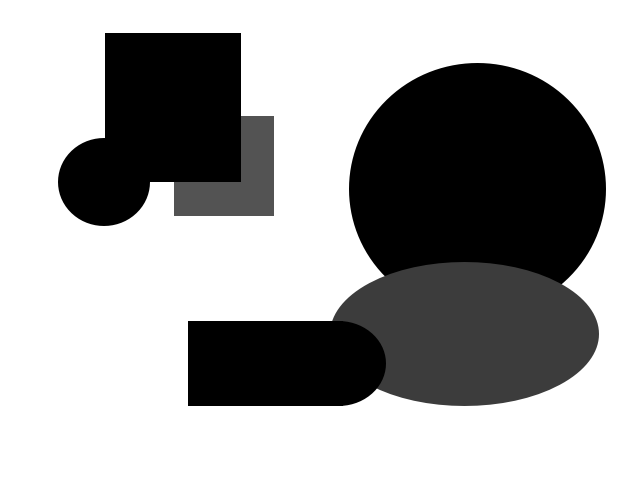
#> input picture Pics/occlusion.png, 640 x 480 px
$ python main2.py   (older library calls are emulated)
#> lines starting #> are read from the running program, lines starting #| are printed output that depends on the picture
# Author: David Klee
# Date  : 9/2/18
#

import os
import numpy as np
import matplotlib.image as mpimg
import matplotlib.pyplot as plt
from scipy import ndimage
import scipy.misc
from skimage import feature
from skimage import measure
from skimage import util
import time

def getIMG(name="circle.png"):
#> called with name = 'occlusion.png'
	filename = os.path.join(os.getcwd(), "Pics/"+name)
	img = mpimg.imread(filename)
#> img is the input picture: shape (480, 640, 4) float32; mean R, G, B, A 0.64, 0.64, 0.64, 1
	return img

def testImage(mode='none',m=0.0,v=0.01,d=0.05,name='circle.png'):
	# mode = "gaussian" => specify mean (m) and var (v)
	# mode = "s&p" => specify density (d)
	# mode = "speckle" => specify variance (v)
	img = getIMG(name=name)[:,:,0]
#> img: shape (480, 640) float32
	if mode == 'gaussian' or mode == 'speckle':
		noisy = util.random_noise(img,mode=mode,mean=m,var= v)
	elif mode == "s&p":
		noisy = util.random_noise(img,mode=mode,amount=d)
	else:
		noisy = img
	return noisy

def sobelOp(img):
	Kx = np.array([[1.0,0,-1.0], [2.0,0.0,-2.0], [1.0,0.0,-1.0]])
	Ky = np.array([[1.0,2.0,1.0], [0.0,0.0,0.0], [-1.0,-2.0,-1.0]])
	Gx = ndimage.convolve(img,Kx,mode='nearest')
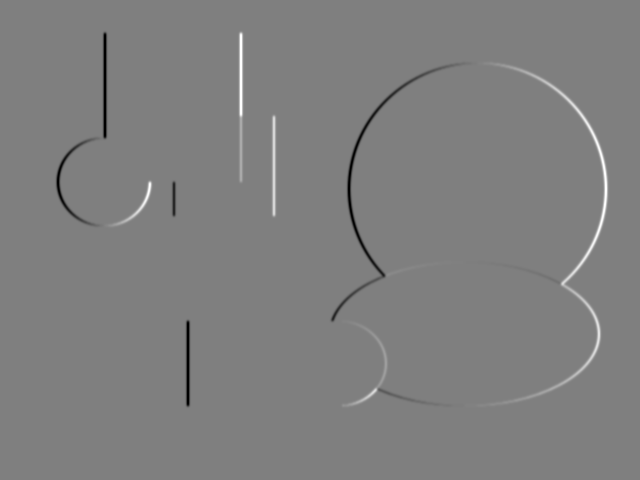
#> Gx: shape (480, 640) float64; min -2.56, max 2.56, mean 4.11e-19; drawn with min black and max white
	Gy = ndimage.convolve(img,Ky,mode='nearest')
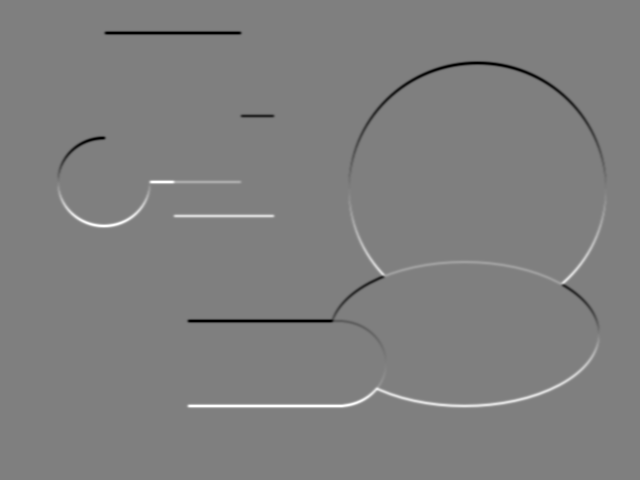
#> Gy: shape (480, 640) float64; min -2.56, max 2.56, mean -4.92e-20; drawn with min black and max white
	edges = np.sqrt(np.multiply(Gx,Gx)+np.multiply(Gy,Gy))
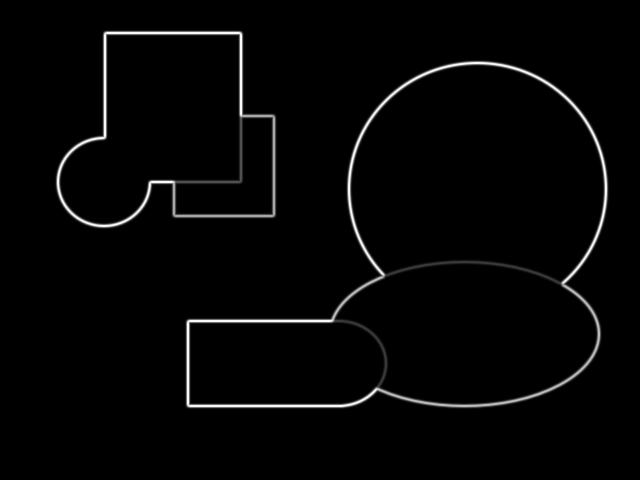
#> edges: shape (480, 640) float64; min 0, max 2.63, mean 0.0564; drawn with min black and max white
	edges = edges/np.max(edges)
	gradients = np.arctan2(Gy,Gx)
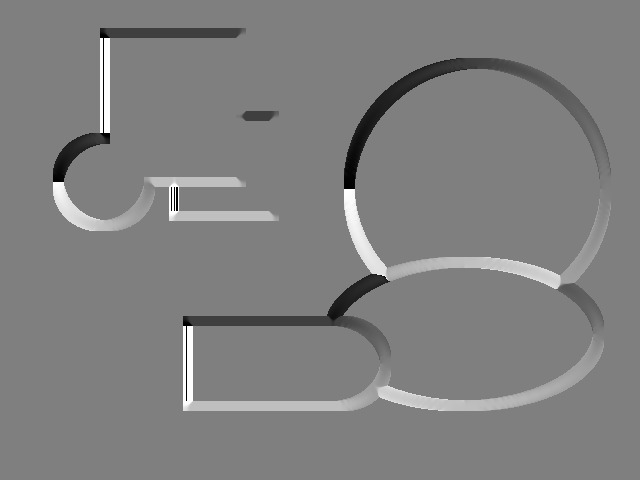
#> gradients: shape (480, 640) float64; min -3.14, max 3.14, mean 0.0196; drawn with min black and max white
	return edges, gradients

# [5 lines left out: function get_vec, not called in this run]

def gaussianFilter(img,sigma=1.0):
	return ndimage.filters.gaussian_filter(img,sigma)

# [10 lines left out: function angleDiff, not called in this run]

def edgeSniffer(edges,grouping=30,style='absolute'):
	#take an image of edge likelihoods
	# finds the best edge candidate in a section of grouping^2 pixels
	# returns a list of indices
#> called with grouping = 200, style = 'absolute'
	w,h = edges.shape
#> w = 480; h = 640
	dividend = h//grouping
#> dividend = 3
	remainder = h%grouping
#> remainder = 40
	g = grouping
	trimmed = edges[:w-w%g,:h-h%g]
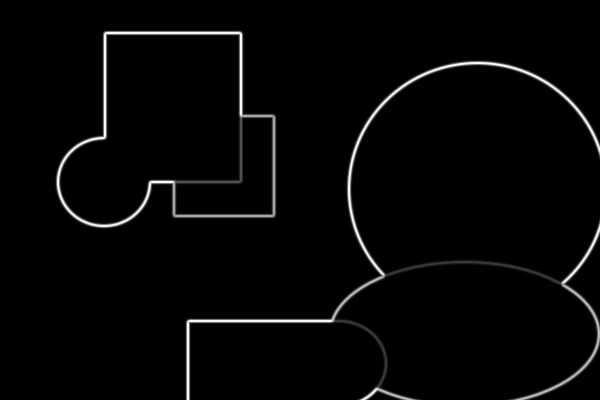
#> trimmed: shape (400, 600) float64; min 0, max 1, mean 0.0231
	tw,th = trimmed.shape
#> tw = 400; th = 600
	sections =  np.array(np.hsplit(
					np.concatenate(
						np.split(trimmed,w//g),
							axis=1),(w//g)*(h//g)))
	a,b,c = sections.shape
#> a = 6; b = 200; c = 200
	sections = sections.reshape(a,b*c)
	if style == 'absolute':
		maxes = np.amax(sections,axis=1)
#> maxes = [0.996, 1, 1, 0.995, 1, 1]
		argmaxes = np.argmax(sections,axis=1)
#> argmaxes = [39661, 29356, 29398, 4688, 6356, 6398]
	elif style == 'relative':
		maxes = np.empty(a)
		argmaxes = np.empty(a,dtype=int)
		ind_range = np.arange(b*c,dtype=int)
		for i,s in enumerate(sections):
			sum_val = np.sum(s)
			if sum_val > 0.0:
				argmaxes[i] = np.random.choice(ind_range,size=1,p=s/sum_val)
			else:
				argmaxes[i] = 0
			maxes[i] = s[argmaxes[i]]

	offsets = np.arange(argmaxes.size)
#> offsets = [0, 1, 2, 3, 4, 5]
	indices = np.empty((a,2),dtype=int)
	indices[:,0] = g*(offsets[:]//(h//g)) + argmaxes[:]//g
	indices[:,1] = g*(offsets[:]%(h//g)) + argmaxes[:]%g

	#could use thresholding in the future
	indices = indices[np.where(maxes > 0.1)]
#> indices = [[198, 61], [146, 356], [146, 598], [223, 88], [231, 356], [231, 598]]

	return indices

class basicCurve(object):
	# [345 lines left out: functions __init__, reseed, updateArchive, revertToArchive, propagate, expand and 16 more, not called in this run]

	def determineShape(self):
		print('i dont know what i am')

	# [33 lines left out: functions getAOIs, selectAOI, not called in this run]

class extCurve(basicCurve):
	# [79 lines left out: functions __init__, propagate, growTail, expand, getAllPaths, not called in this run]

if __name__ == "__main__":
	name = "simple_shapes.png"
	name = 'occlusion.png'
	# name = 'ellipses.png'
	img = testImage(mode='gaussian',v=0.0,name=name)
	img = gaussianFilter(img)
	edges,gradients = sobelOp(img)
	curve_map = np.zeros(edges.shape)
	plt.figure(figsize=(10,6))
	plt.imshow(edges,cmap='gray')
	plt.autoscale(False)
	plt.tight_layout()

	seeds = edgeSniffer(edges,grouping=200,style='absolute')
#> seeds has the same summary as indices in edgeSniffer
	# seed = (130,140)

	paths = []

	seed_id = 1
#> (the run stopped early here; a loop or call above may not have finished)

$ run again, with Pics/ellipses.png copied over Pics/occlusion.png
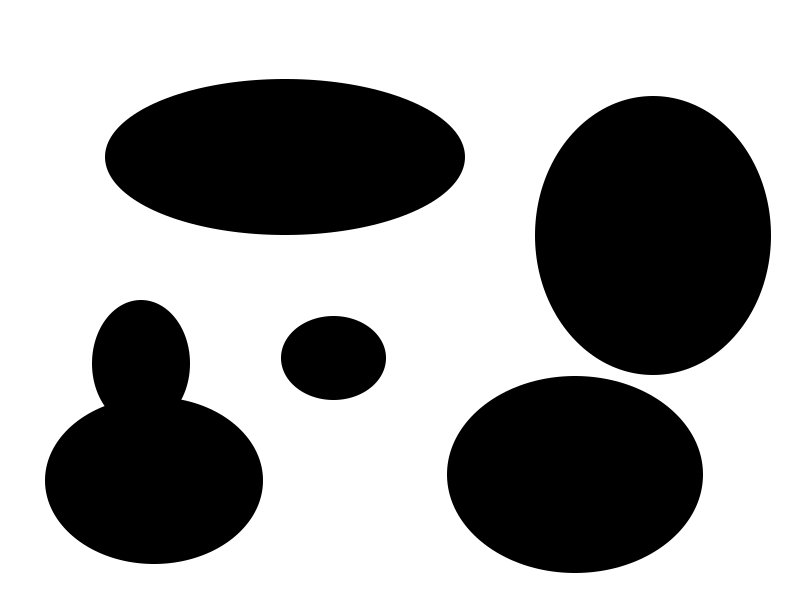
#> input picture Pics/ellipses.png, 800 x 600 px
#> in getIMG, img is the input picture: shape (600, 800, 4) float32; mean R, G, B, A 0.627, 0.627, 0.627, 1
#> img: shape (600, 800) float32
#> in sobelOp, `edges = np.sqrt(np.multiply(Gx,Gx)+np.multiply(Gy,Gy))`:
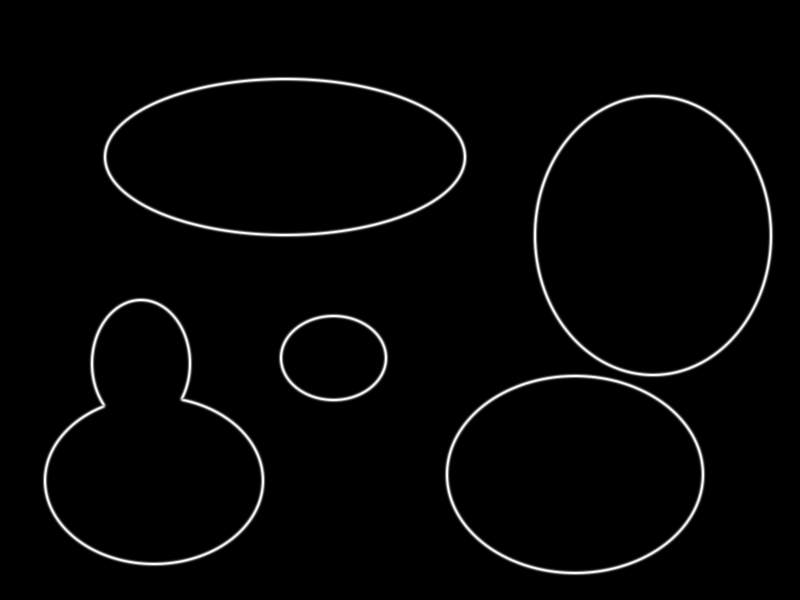
#> edges: shape (600, 800) float64; min 0, max 2.63, mean 0.0575; drawn with min black and max white
#> in sobelOp, `gradients = np.arctan2(Gy,Gx)`:
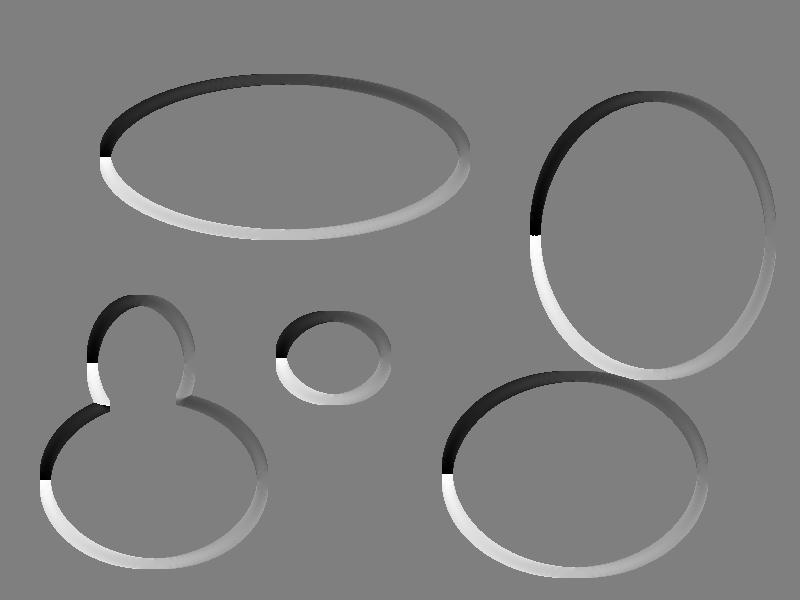
#> gradients: shape (600, 800) float64; min -3.14, max 3.14, mean -0.000813; drawn with min black and max white
#> maxes = [1, 0.998, 1, 1, 1, 1, 1, 1, 1, 1, 1, 1]
#> argmaxes = [18977, 19195, 36743, 37363, 3977, 23912, 16942, 16963, 11848, 11859, 9651, 9698]
#> in edgeSniffer, `indices = indices[np.where(maxes > 0.1)]`: indices = [[94, 177], [95, 395], [183, 543], [186, 763], [219, 177], [319, 312], [284, 542], [284, 763], [459, 48], [459, 259], [448, 451], [448, 698]]
#> seeds has the same summary as indices in edgeSniffer
